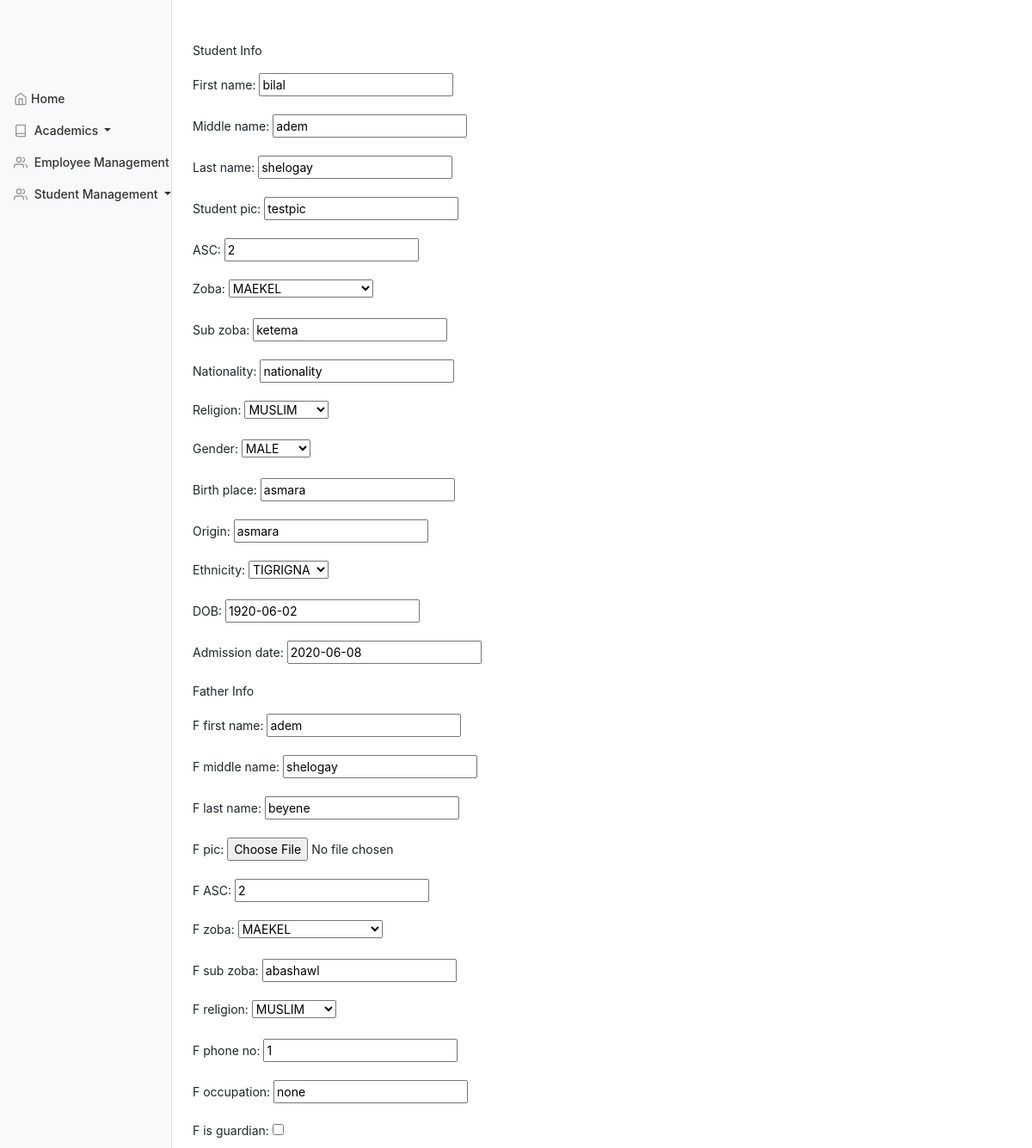
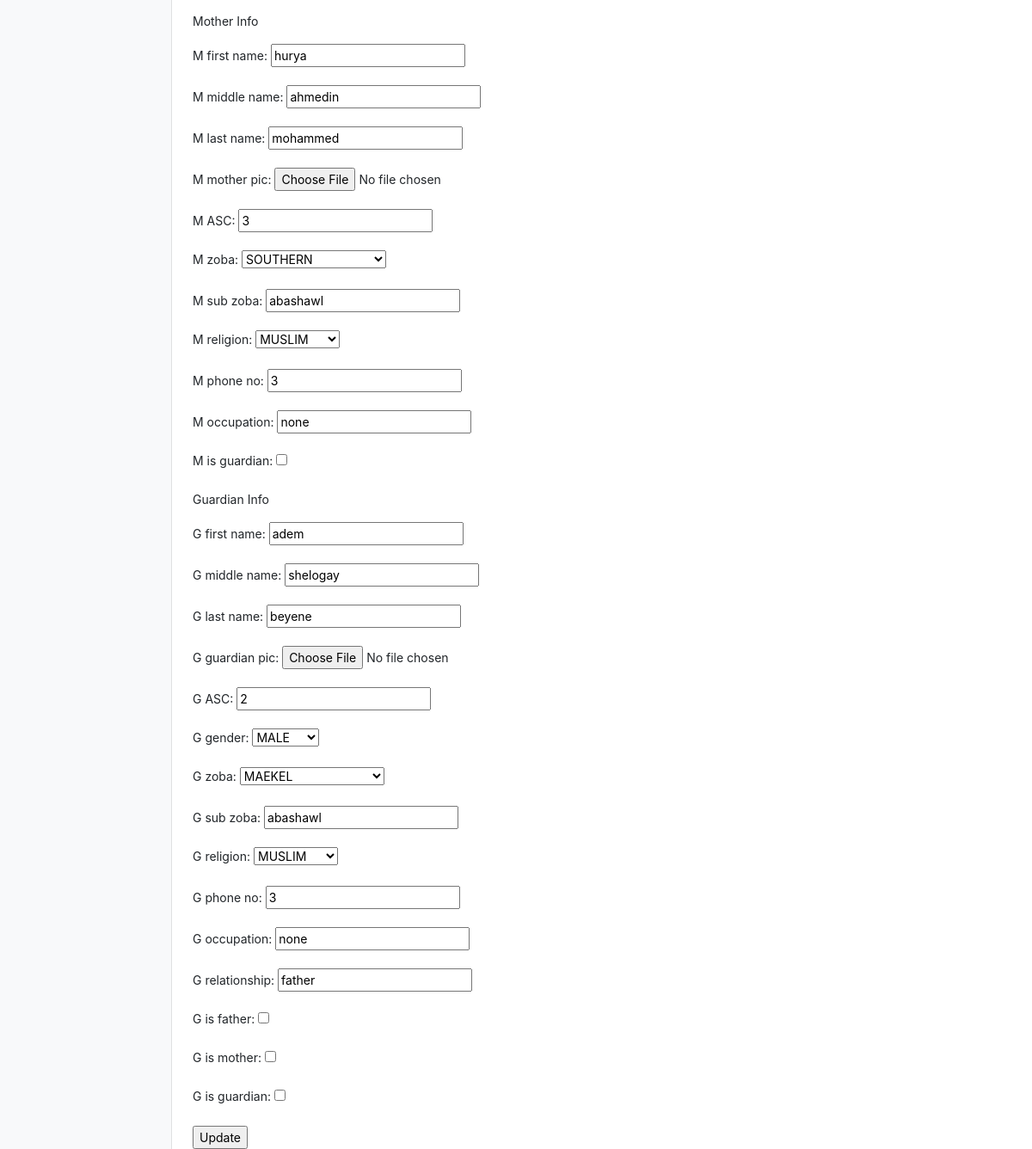
The app's page /students/student-update/1 with its own data (2 pictures, top to bottom).
### stumgmt/models.py (models this page shows, shortened)
class Student(models.Model):
    father_id = models.ForeignKey(Father, related_name='stu_father', on_delete=CASCADE)
    mother_id = models.ForeignKey(Mother, related_name='stu_mother', on_delete=CASCADE)
    guardian_id = models.ForeignKey(Guardian, related_name='stu_guardian', on_delete=CASCADE)
    first_name = models.CharField(max_length=255)
    middle_name = models.CharField(max_length=255)
    last_name = models.CharField(max_length=255)
    student_pic = models.CharField(max_length=255)
    ASC = models.IntegerField()
    zoba = models.CharField(max_length=20, choices=ZOBA)
    sub_zoba = models.CharField(max_length=255)
    nationality = models.CharField(max_length=255)
    religion = models.CharField(max_length=10, choices=RELIGION)
    gender = models.CharField(max_length=1, choices=GENDER)
    birth_place = models.CharField(max_length=255)
    origin = models.CharField(max_length=255)
    ethnicity = models.CharField(max_length=10, choices=ETHNICITY)
    DOB = models.DateField()
    admission_date = models.DateField()

### stumgmt/views.py (the view, shortened to what this page needs)
# urls.py: path('student-update/<int:pk>', views.StudentUpdateView.as_view(), name='student-update'),
class StudentUpdateView(View):
    form1 = StudentRegistrationForm
    form2 = FatherInfo
    form3 = MotherInfo
    form4 = GuardianInfo
    template_name = 'stumgmt/student_update.html'
    def get(self, request, pk=None):
        stud = get_object_or_404(Student, id=pk)
        stud_form = StudentRegistrationForm(instance=stud)
        father = Student.objects.select_related('father_id').get(id=pk)
        father_form = FatherInfo(prefix=str(father.pk), instance=stud.father_id)
        mother = Student.objects.select_related('mother_id').get(id=pk)
        mother_form = MotherInfo(prefix=str(mother.pk), instance=stud.mother_id)
        guardian = Student.objects.select_related('guardian_id').get(id=pk)
        guardian_form = GuardianInfo(prefix=str(guardian.pk), instance=stud.guardian_id)
        template = 'stumgmt/student_update.html'
        context = {'form1': stud_form, 'form2': father_form, 'form3': mother_form, 'form4': guardian_form}
        return render(request, template, context)

### stumgmt/forms.py
class StudentRegistrationForm(ModelForm):
    class Meta:
        model = Student
        fields = '__all__'
        exclude = ['father_id', 'mother_id', 'guardian_id']

class FatherInfo(ModelForm):
    class Meta:
        model = Father
        fields = '__all__'

### Templates/stumgmt/student_update.html
{% extends "base.html" %}
{% block content%}
<form  method="post">{% csrf_token %}
    <p>Student Info</p>
    {{ form1.as_p }}
    <P>Father Info</P>
    {{ form2.as_p }}
    <p>Mother Info</p>
    {{ form3.as_p }}
    <p>Guardian Info</p>
    {{ form4.as_p }}
    <input type="submit" value="Update">
</form>
{% endblock%}

### stumgmt/static/css/dashboard.css (style rules this page uses)
body { font-size: .875rem; }

### records on screen
Student: first_name "bilal", middle_name "adem", last_name "shelogay", student_pic "testpic", ASC "2", zoba "MAEKEL", sub_zoba "ketema", nationality "nationality", religion "MUSLIM", gender "MALE", birth_place "asmara", origin "asmara", ethnicity "TIGRIGNA", DOB "1920-06-02", admission_date "2020-06-08"
